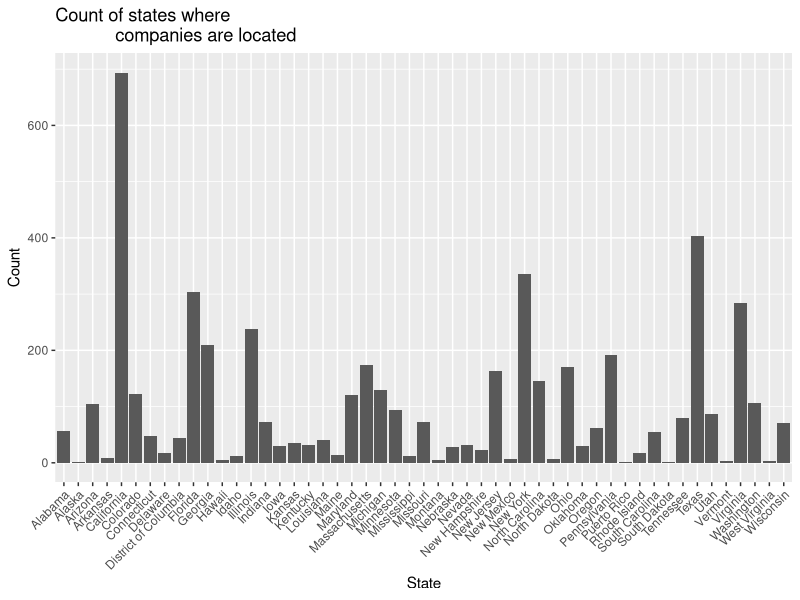
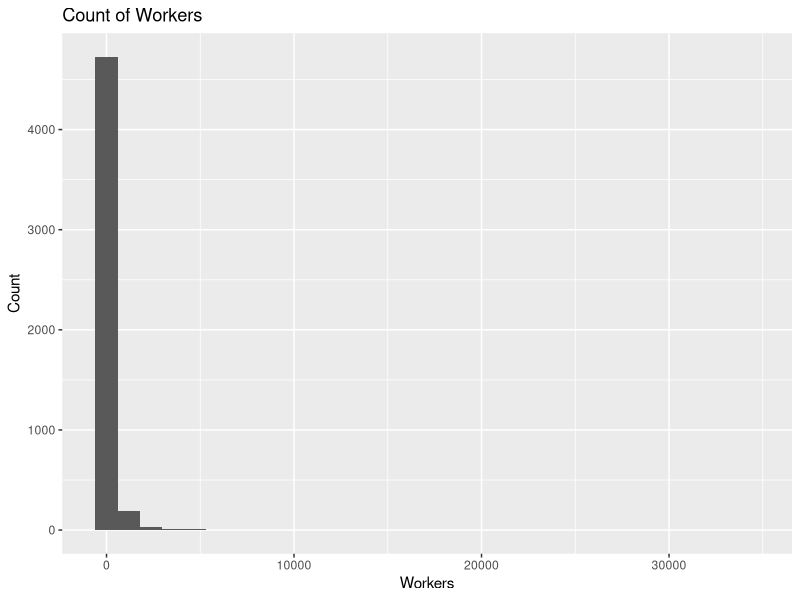
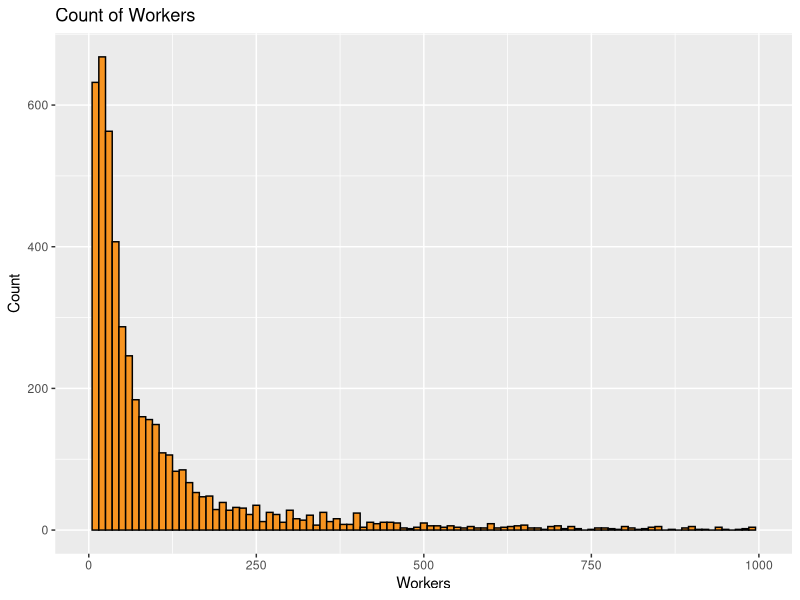
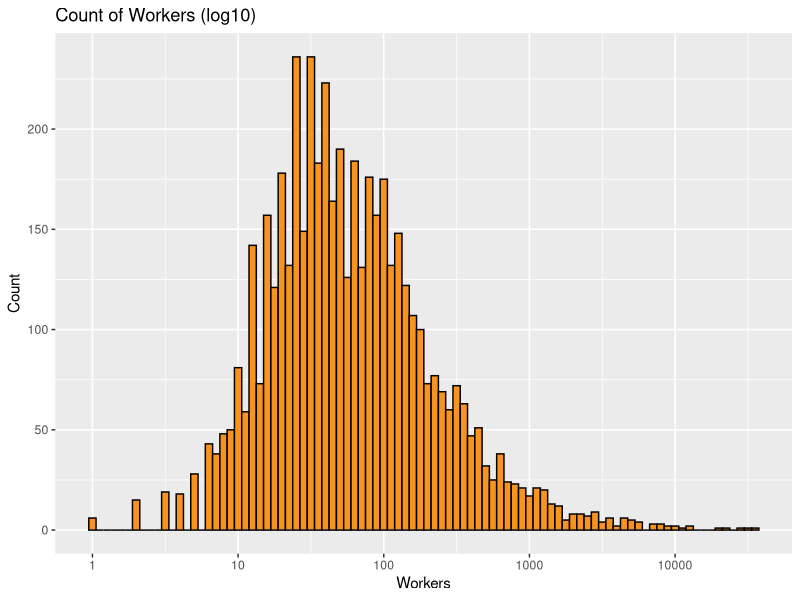
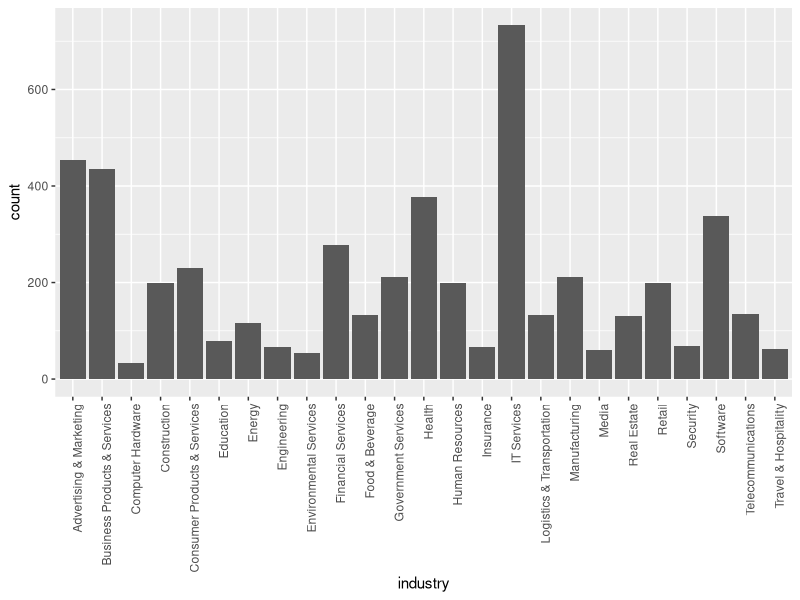
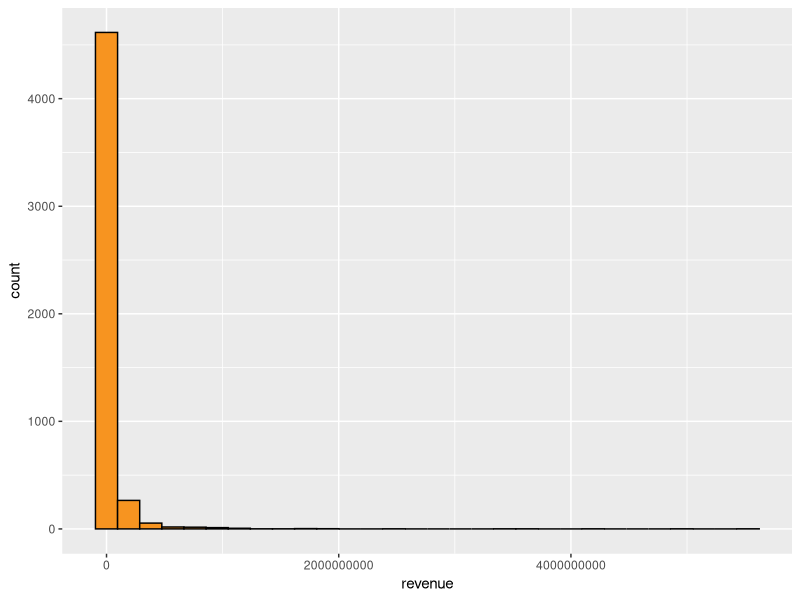
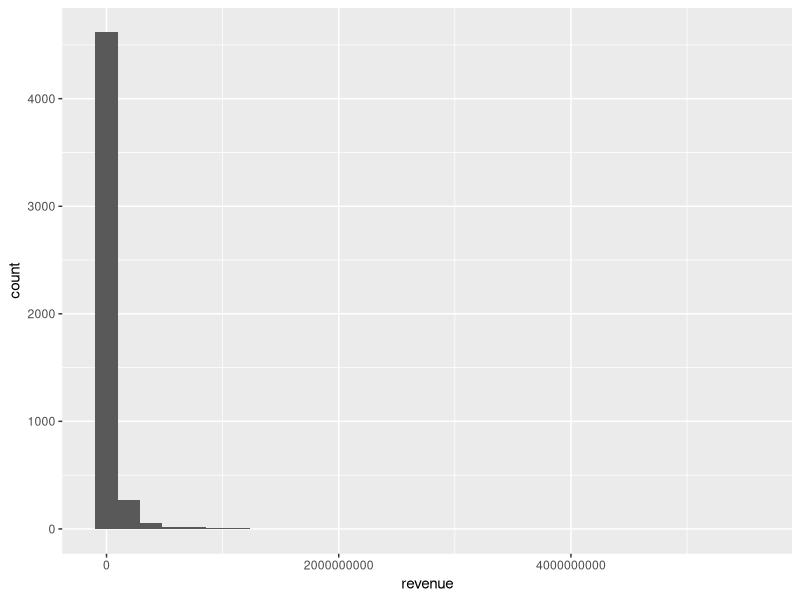
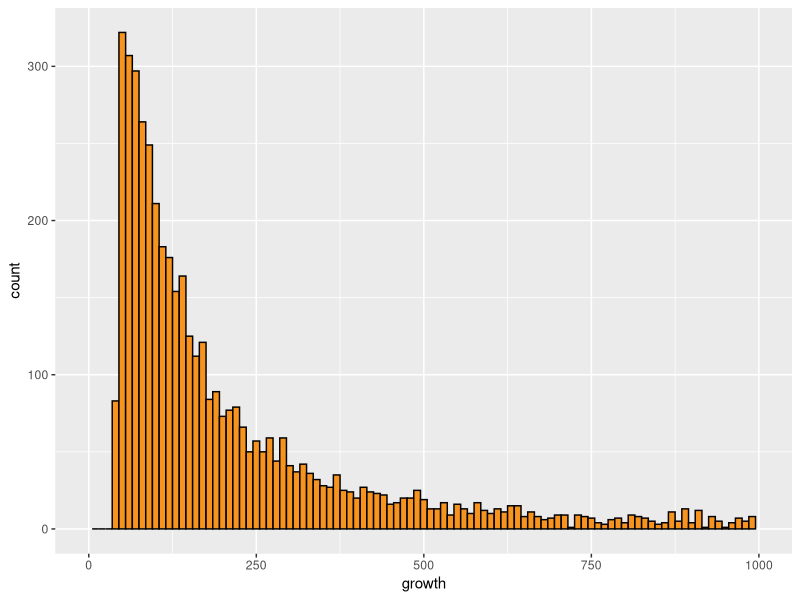

R code for these plots, in order: (Note: this script raises an error after producing the figures.)
## ---- chunk 1
# Load all of the packages that you end up using
# in your analysis in this code chunk.

# Notice that the parameter "echo" was set to FALSE for this code chunk.
# This prevents the code from displaying in the knitted HTML output.
# You should set echo=FALSE for all code chunks in your file.

library(ggplot2)
library(GGally)
# eliminates scientific notation when printing large numbers
options(scipen=999)
## ---- chunk 2
# Load the Data into "companies"
# See WrangleInc5000.py for python code that cleaned and
# subsetted original CSV before importing to R

getwd()
setwd("/Users/horsepower/Dropbox/Udacity/NanoDA/EDAwithR/Project3/")
companies <- read.csv("Inc5000_Companies_2014_subset.csv")
# Rename the first column with a null variable name to "rowNum"
names(companies)[names(companies) == 'X'] <- 'row_num'
## ---- chunk 3
names(companies)
## ---- chunk 4
dim(companies)
## ---- chunk 5
str(companies)
# Change rank to ordered factor since the variable 
# is categorical and order matters
companies$rank <- as.ordered(companies$rank)
companies$rank <- ordered(companies$rank, levels=rev(levels(companies$rank)))

## ---- chunk 6
levels(companies$state_l)
## ---- chunk 7
levels(companies$state_l)
## ---- chunk 8
summary(companies)
## ---- chunk 9
ggplot(data = companies, aes(x = state_l)) +
    geom_bar() +
    xlab("State") + 
    ylab("Count") +
    # densely packed x axis labels need spacing
    theme(axis.text.x = element_text(angle = 45, 
                                     hjust = 1)) +
    ggtitle("Count of states where 
            companies are located")

## ---- chunk 10
ggplot(data = companies, aes(x = workers)) +
    geom_histogram() +
    xlab("Workers") + 
    ylab("Count") +
    ggtitle("Count of Workers")
## ---- chunk 11
ggplot(data = companies, aes(x = workers)) +
    geom_histogram(binwidth = 10, 
                   color = 'black', fill = '#F79420') +
    # cut out some outliers
    xlim(0, 1000) +
    xlab("Workers") + 
    ylab("Count") +
    ggtitle("Count of Workers")

## ---- chunk 12
ggplot(data = companies, aes(x = workers)) +
    geom_histogram(binwidth = .05,
                   color = 'black', fill = '#F79420') +
    scale_x_log10() +
    xlab("Workers") + 
    ylab("Count") +
    ggtitle("Count of Workers (log10)")

summary(companies$workers)

## ---- chunk 13
ggplot(data = companies, aes(x = industry)) +
    geom_bar() +
    theme(axis.text.x = element_text(angle = 90, 
                                     hjust = 1))
## ---- chunk 14
ggplot(data = companies, aes(x = revenue)) +
    geom_histogram(color = 'black', fill = '#F79420')

range(companies$revenue)

message()
ggplot(data = companies, aes(x = revenue)) +
    geom_histogram()

## ---- chunk 15
ggplot(data = companies, aes(x = growth)) +
    geom_histogram(binwidth = 10,
                   color = 'black', fill = '#F79420') +
    scale_x_continuous(limits = c(0, 1000))

ggplot(data = companies, aes(x = growth)) +
    geom_histogram(binwidth = 10,
                   color = 'black', fill = '#F79420') +
    scale_x_log10()

summary(companies$growth)
## ---- chunk 16

ggplot(data = companies, aes(x = growth)) +
    geom_freqpoly() +
    scale_x_log10()

ggplot(data = companies, aes(x = revenue)) +
    geom_freqpoly() +
    scale_x_log10()


ggplot(data = companies, aes(x = growth)) +
    geom_density() +
    scale_x_log10()

ggplot(data = companies, aes(x = revenue)) +
    geom_density() +
    scale_x_log10()


## ---- chunk 17
companies$revenue2013 <- companies$revenue/((companies$growth/100) + 1)
head(companies$revenue2013)

companies$growth_dollar <- companies$revenue - companies$revenue2013
head(companies$growth_dollar)

# renames original columns for clarity
names(companies)[names(companies) == 'revenue'] <- 'revenue2014'
names(companies)[names(companies) == 'growth'] <- 'growth_percentage'
## ---- chunk 18
# Population numbers have commas separating the thousands place. 
# Must convert population to numeric to perform arithmetic 
population <- read.csv("state_population_census.csv", stringsAsFactors=FALSE)
head(population)

library(dplyr)
state_growth <- companies %>%
    group_by(state_l) %>%
    summarise(state_growth_dollar = sum(growth_dollar)) %>%
    ungroup() %>%
    arrange(state_l)
state_growth <- merge(x = state_growth, 
                      y = subset(population, 
                                 select = c("Geographic_Area", "Est_2014")), 
                      by.x = "state_l", by.y = "Geographic_Area")
names(state_growth)[names(state_growth) == 'Est_2014'] <- 'state_population2014'
names(state_growth)
str(state_growth)

state_growth$state_population2014 <- as.numeric(gsub(",", "", 
                                                     state_growth$state_population2014))
state_growth$growth_per_capita <- state_growth$state_growth_dollar/
                                    state_growth$state_population2014
## ---- chunk 19

library(scales)
ggplot(data = state_growth, aes(x = state_growth_dollar)) +
    geom_histogram(color = 'black', fill = '#F79420') +
    scale_x_continuous(name = "State Growth Dollars", labels = comma)

ggplot(data = state_growth, aes(x = growth_per_capita)) +
    geom_histogram(color = 'black', fill = '#F79420') +
    scale_x_continuous(name = "State Growth per capita", labels = comma)

## ---- chunk 20
str(state_growth)
str(companies)
## ---- chunk 21
ggplot(data = state_growth, aes(x = state_l, y = growth_per_capita)) +
    geom_bar(stat = "identity", color = 'black', fill = '#F79420') +
    theme(axis.text.x = element_text(angle = 45, 
                                     hjust = 1)) 


state_growth <- arrange(state_growth, desc(growth_per_capita))

ggplot(data = state_growth, aes(x = factor(state_l, levels = state_l), 
                                y = growth_per_capita)) +
    geom_bar(stat = "identity", color = 'black', fill = '#F79420') +
    xlab("State") + 
    ylab("Fast growth dollars per capita") +
    # densely packed x axis labels need spacing
    theme(axis.text.x = element_text(angle = 45, 
                                     hjust = 1)) +
    ggtitle("Revenue growth by state, normalized by population")
## ---- chunk 22
ggplot(data = companies, aes(x = revenue2014, y = growth_percentage)) +
    geom_point()


ggplot(data = companies, aes(x = revenue2014/1000000, y = growth_percentage)) +
    geom_point() +
    scale_x_continuous(limits = c(0, 1300), aes(x = "Revenue (Millions)")) +
    scale_y_continuous(limits = c(0, 15000), aes(y = "Growth (percent)"))

ggplot(data = companies, aes(x = revenue2014/1000000, y = growth_percentage)) +
    geom_jitter(alpha = 1/5) +
    scale_x_continuous(limits = c(0, 500), aes(x = "Revenue (Millions)")) +
    scale_y_continuous(limits = c(0, 5000), aes(y = "Growth (percent)")) + 
    scale_x_log10()

ggplot(data = companies, aes(x = revenue2014/1000000, y = growth_percentage)) +
    geom_jitter(alpha = 1/2) +
    scale_x_continuous(limits = c(0, 100), aes(x = "Revenue (Millions)")) +
    scale_y_continuous(limits = c(0, 1000), aes(y = "Growth (percent)")) + 
    scale_x_log10()

## ---- chunk 23
str(companies)

companies_matrix_subset <- subset(companies, select = c(-row_num, -id, -rank, -company, -url, -state_l, -state_s, -city, -metro))
str(companies_matrix_subset)
library(GGally)
library(ggplot2)
theme_set(theme_minimal(20))
?sample_n

head(companies_matrix_subset)
ggpairs(companies_matrix_subset)
# sample_n(companies_matrix_subset, 1000)
ggpairs(companies_matrix_subset, 
        upper = list(continuous = "density", combo = "dot", discrete = "ratio"),
        lower = list(continuous = "points", combo = "box", discrete = "facetbar"))
ggpairs(companies_matrix_subset, 
        upper = list(continuous = "cor", combo = "facethist", discrete = "ratio"),
        lower = list(continuous = "smooth", combo = "denstrip", discrete = "facetbar"),
        diag = list(continuous = "bar", discrete = "bar"))

ggpairs(state_growth)
ggpairs(state_growth,
        upper = list(continuous = "cor", combo = "facethist", discrete = "ratio"),
        lower = list(continuous = "smooth", combo = "denstrip", discrete = "facetbar"),
        diag = list(continuous = "bar", discrete = "bar"))
ggpairs(state_growth,
        upper = list(continuous = "density", combo = "dot", discrete = "ratio"),
        lower = list(continuous = "points", combo = "box", discrete = "facetbar"),
        diag = list(continuous = "bar", discrete = "bar"))

## ---- chunk 24
ggplot(data = companies, aes(x = revenue2014, y = growth_percentage)) +
    geom_point()

ggplot(data = companies, aes(x = revenue2014, y = growth_dollar)) +
    geom_point()

cor.test(companies$revenue2014, companies$growth_percentage)
cor.test(companies$revenue2014, companies$growth_dollar)
## ---- chunk 25
ggplot(data = companies, aes(x = revenue2013, y = growth_percentage)) +
    geom_point()

ggplot(data = companies, aes(x = revenue2013, y = growth_dollar)) +
    geom_point()
cor.test(companies$revenue2013, companies$growth_percentage)
cor.test(companies$revenue2013, companies$growth_dollar)
## ---- chunk 26
ggplot(data = companies, aes(x = yrs_on_list, y = revenue2014)) +
    geom_point()

ggplot(data = companies, aes(x = yrs_on_list, y = revenue2014)) +
    geom_jitter(alpha = 1/5) +
    scale_y_continuous(limits = c(0, 500000000))

cor.test(companies$yrs_on_list, companies$revenue2014)
cor.test(companies$yrs_on_list, companies$revenue2013)
## ---- chunk 27
ggplot(data = companies, aes(x = industry, y = yrs_on_list)) +
    geom_boxplot() + 
    theme(axis.text.x = element_text(angle = 45, 
                                     hjust = 1))

ggplot(data = companies, aes(x = industry, y = yrs_on_list)) +
    geom_boxplot() +
    scale_y_continuous(limits = c(0, 8)) + 
    theme(axis.text.x = element_text(angle = 45, 
                                     hjust = 1))

ggplot(data = companies, aes(x = industry, y = yrs_on_list)) +
    geom_violin() +
    scale_y_continuous(limits = c(0, 8)) + 
    theme(axis.text.x = element_text(angle = 45, 
                                     hjust = 1))
## ---- chunk 28
ggplot(data = companies, aes(x = industry, y = growth_dollar)) +
    geom_jitter(alpha = 1/4) +
    scale_y_continuous(limits = c(0, 150000000)) + 
    theme(axis.text.x = element_text(angle = 45, 
                                     hjust = 1))

ggplot(data = companies, aes(x = industry, y = growth_percentage)) +
    geom_jitter(alpha = 1/4) +
    scale_y_continuous(limits = c(0, 7500)) + 
    theme(axis.text.x = element_text(angle = 45, 
                                     hjust = 1))

ggplot(data = companies, aes(x = industry, y = revenue2014)) +
    geom_jitter(alpha = 1/4) +
    scale_y_continuous(limits = c(0, 500000000)) + 
    theme(axis.text.x = element_text(angle = 45, 
                                     hjust = 1))

ggplot(data = companies, aes(x = industry, y = revenue2013)) +
    geom_jitter(alpha = 1/4) +
    scale_y_continuous(limits = c(0, 500000000)) + 
    theme(axis.text.x = element_text(angle = 45, 
                                     hjust = 1))

ggplot(data = companies, aes(x = yrs_on_list, y = growth_dollar)) +
    geom_jitter()

ggplot(data = companies, aes(x = yrs_on_list, y = growth_dollar/1000000)) +
    geom_jitter(alpha = 1/4) +
    scale_y_continuous(limits = c(0, 250))

ggplot(data = companies, aes(x = yrs_on_list, y = growth_percentage)) +
    geom_jitter(alpha = 1/4) +
    scale_y_continuous(limits = c(0, 1000))

## ---- chunk 29

ggplot(data = companies, aes(x = revenue2014, y = growth_dollar)) +
    geom_jitter() +
    geom_rug() 

ggplot(data = companies, aes(x = revenue2014/1000000, y = growth_dollar/1000000)) +
    geom_jitter(alpha = 1/3, color = 'steelblue') +
    geom_rug() +
    scale_x_continuous(limits = c(0, 500)) +
    scale_y_continuous(limits = c(0, 400))

ggplot(data = companies, aes(x = revenue2014/1000000, y = growth_dollar/1000000)) +
    geom_jitter(alpha = 1/3, color = 'steelblue') +
    geom_rug() +
    scale_x_continuous(limits = c(0, 100)) +
    scale_y_continuous(limits = c(0, 100))

ggplot(data = companies, aes(x = revenue2014, y = growth_dollar)) +
    geom_bin2d()

ggplot(data = companies, aes(x = revenue2014, y = growth_dollar)) +
    geom_density2d()

ggplot(data = companies, aes(x = revenue2014, y = growth_dollar)) +
    geom_step()
ggplot(data = companies, aes(x = revenue2014, y = growth_dollar)) +
    geom_step(stat = 'summary', fun.y = median)



## ---- chunk 30

## ---- chunk 31

## ---- chunk 32

## ---- chunk 33
